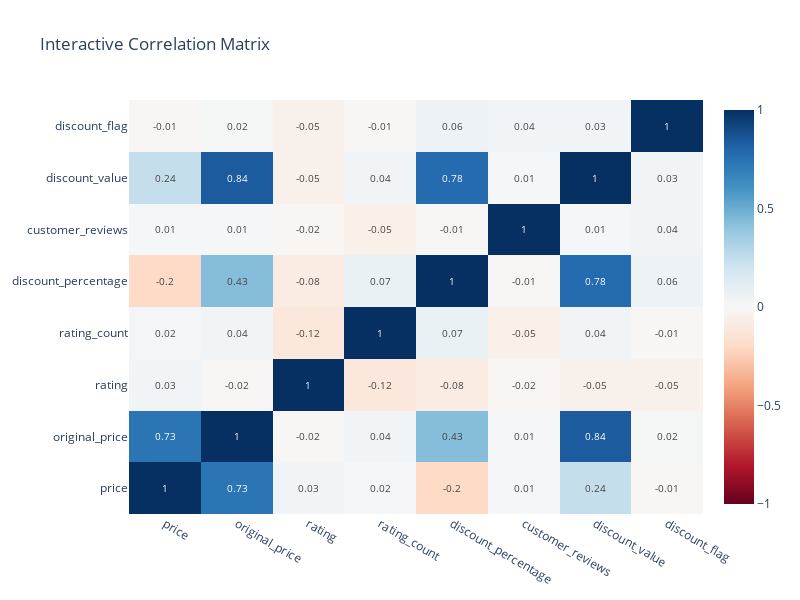

Notebook cell for this chart:
### Code cell
# Interactive correlation heatmap using Plotly
fig = go.Figure(data=go.Heatmap(
    z=correlation_matrix.values,
    x=correlation_matrix.columns,
    y=correlation_matrix.columns,
    colorscale='RdBu',
    zmid=0,
    text=correlation_matrix.round(2).values,
    texttemplate="%{text}",
    textfont={"size": 10},
    hoverongaps=False
))

fig.update_layout(
    title='Interactive Correlation Matrix',
    xaxis_nticks=36,
    width=800,
    height=600
)

fig.show()

### Figure 1 — Plotly figure (JSON) as saved in the notebook; plotly's stock layout.template omitted (floating-point values rounded to 4 significant figures)
{"data": [{"colorscale": [[0, "rgb(103,0,31)"], [0.1, "rgb(178,24,43)"], [0.2, "rgb(214,96,77)"], [0.3, "rgb(244,165,130)"], [0.4, "rgb(253,219,199)"], [0.5, "rgb(247,247,247)"], [0.6, "rgb(209,229,240)"], [0.7, "rgb(146,197,222)"], [0.8, "rgb(67,147,195)"], [0.9, "rgb(33,102,172)"], [1, "rgb(5,48,97)"]], "hoverongaps": false, "text": [[1.0, 0.73, 0.03, 0.02, -0.2, 0.01, 0.24, -0.01], [0.73, 1.0, -0.02, 0.04, 0.43, 0.01, 0.84, 0.02], [0.03, -0.02, 1.0, -0.12, -0.08, -0.02, -0.05, -0.05], [0.02, 0.04, -0.12, 1.0, 0.07, -0.05, 0.04, -0.01], [-0.2, 0.43, -0.08, 0.07, 1.0, -0.01, 0.78, 0.06], [0.01, 0.01, -0.02, -0.05, -0.01, 1.0, 0.01, 0.04], [0.24, 0.84, -0.05, 0.04, 0.78, 0.01, 1.0, 0.03], [-0.01, 0.02, -0.05, -0.01, 0.06, 0.04, 0.03, 1.0]], "textfont": {"size": 10}, "texttemplate": "%{text}", "type": "heatmap", "x": ["price", "original_price", "rating", "rating_count", "discount_percentage", "customer_reviews", "discount_value", "discount_flag"], "y": ["price", "original_price", "rating", "rating_count", "discount_percentage", "customer_reviews", "discount_value", "discount_flag"], "z": [[1.0, 0.7333, 0.03318, 0.02341, -0.2007, 0.008271, 0.2413, -0.007952], [0.7333, 1.0, -0.01531, 0.03789, 0.4318, 0.01299, 0.8368, 0.016], [0.03318, -0.01531, 1.0, -0.1177, -0.08453, -0.01754, -0.04857, -0.04965], [0.02341, 0.03789, -0.1177, 1.0, 0.07071, -0.05297, 0.03523, -0.009325], [-0.2007, 0.4318, -0.08453, 0.07071, 1.0, -0.01162, 0.7779, 0.0572], [0.008271, 0.01299, -0.01754, -0.05297, -0.01162, 1.0, 0.01188, 0.03685], [0.2413, 0.8368, -0.04857, 0.03523, 0.7779, 0.01188, 1.0, 0.02924], [-0.007952, 0.016, -0.04965, -0.009325, 0.0572, 0.03685, 0.02924, 1.0]], "zmid": 0}], "layout": {"height": 600, "title": {"text": "Interactive Correlation Matrix"}, "width": 800, "xaxis": {"nticks": 36}}}
